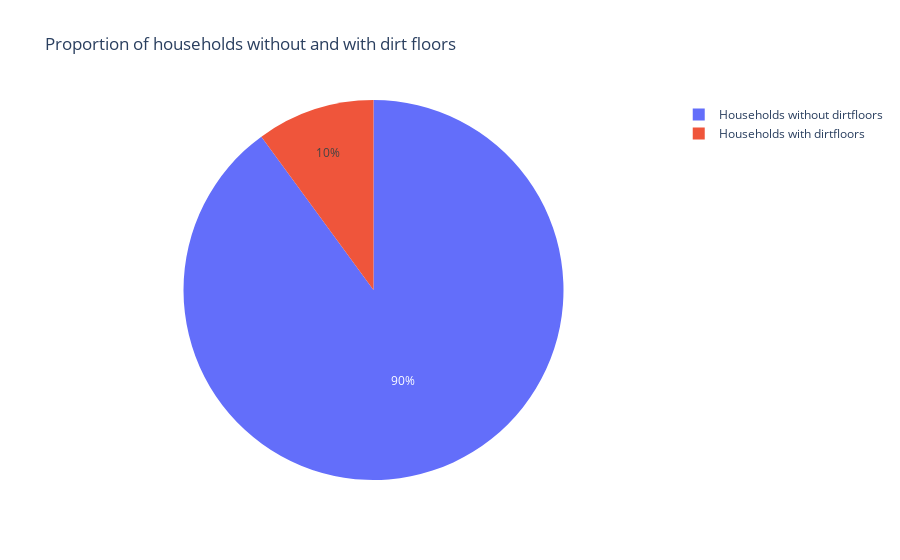

The code cell stored with this chart in its notebook:
### Code cell
# Plot pie charts
fig = px.pie(stats_dirtfloors, values='value', names='index',
                        title="Proportion of households without and with dirt floors")

fig.show()

# Save plot in html file
fig.write_html('figures/dirtfloor_pie.html', include_plotlyjs='cdn')

### Figure 1 — Plotly figure (JSON) as saved in the notebook; plotly's stock layout.template omitted (floating-point values rounded to 4 significant figures)
{"data": [{"domain": {"x": [0, 1], "y": [0, 1]}, "hovertemplate": "index=%{label}<br>value=%{value}<extra></extra>", "labels": ["Households without dirtfloors", "Households with dirtfloors"], "legendgroup": "", "name": "", "showlegend": true, "type": "pie", "values": [50604, 5653]}], "layout": {"legend": {"tracegroupgap": 0}, "title": {"text": "Proportion of households without and with dirt floors"}}}
